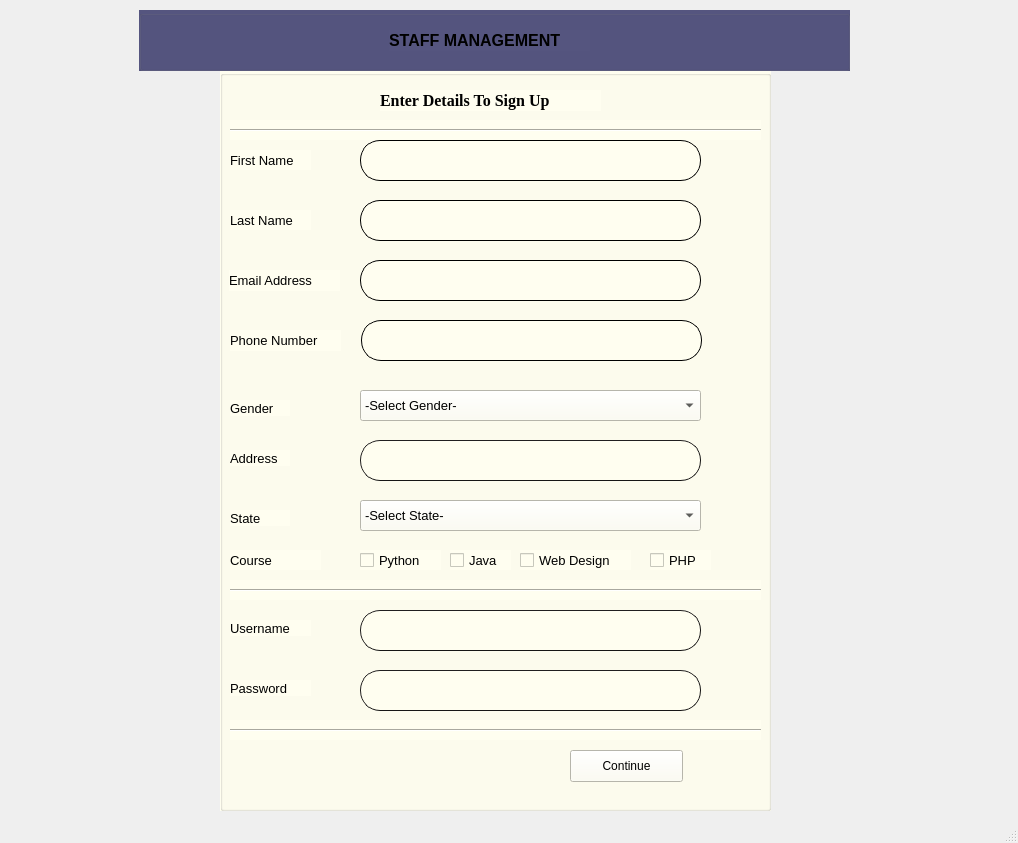
<?xml version="1.0" encoding="UTF-8"?>
<ui version="4.0">
 <class>MainWindow</class>
 <widget class="QMainWindow" name="MainWindow">
  <property name="geometry">
   <rect>
    <x>0</x>
    <y>0</y>
    <width>1018</width>
    <height>843</height>
   </rect>
  </property>
  <property name="windowTitle">
   <string>MainWindow</string>
  </property>
  <widget class="QWidget" name="centralwidget">
   <widget class="QGroupBox" name="groupBox">
    <property name="geometry">
     <rect>
      <x>220</x>
      <y>70</y>
      <width>551</width>
      <height>741</height>
     </rect>
    </property>
    <property name="styleSheet">
     <string notr="true">background-color: rgb(255, 254, 240);</string>
    </property>
    <property name="title">
     <string/>
    </property>
    <widget class="QLabel" name="label">
     <property name="geometry">
      <rect>
       <x>10</x>
       <y>80</y>
       <width>81</width>
       <height>20</height>
      </rect>
     </property>
     <property name="font">
      <font>
       <pointsize>10</pointsize>
      </font>
     </property>
     <property name="text">
      <string>First Name</string>
     </property>
    </widget>
    <widget class="QLineEdit" name="fname_signup">
     <property name="geometry">
      <rect>
       <x>140</x>
       <y>70</y>
       <width>341</width>
       <height>41</height>
      </rect>
     </property>
     <property name="font">
      <font>
       <pointsize>10</pointsize>
      </font>
     </property>
     <property name="styleSheet">
      <string notr="true">border-radius:20px;
border-style:outset;
border-width:1px;
border-colour:black;</string>
     </property>
    </widget>
    <widget class="QLineEdit" name="lname_signup">
     <property name="geometry">
      <rect>
       <x>140</x>
       <y>130</y>
       <width>341</width>
       <height>41</height>
      </rect>
     </property>
     <property name="font">
      <font>
       <pointsize>10</pointsize>
      </font>
     </property>
     <property name="styleSheet">
      <string notr="true">border-radius:20px;
border-style:outset;
border-width:1px;
border-colour:black;</string>
     </property>
    </widget>
    <widget class="QLineEdit" name="email_signup">
     <property name="geometry">
      <rect>
       <x>140</x>
       <y>190</y>
       <width>341</width>
       <height>41</height>
      </rect>
     </property>
     <property name="font">
      <font>
       <pointsize>10</pointsize>
      </font>
     </property>
     <property name="styleSheet">
      <string notr="true">border-radius:20px;
border-style:outset;
border-width:1px;
border-colour:black;</string>
     </property>
    </widget>
    <widget class="QLineEdit" name="address_signup">
     <property name="geometry">
      <rect>
       <x>140</x>
       <y>370</y>
       <width>341</width>
       <height>41</height>
      </rect>
     </property>
     <property name="font">
      <font>
       <pointsize>10</pointsize>
      </font>
     </property>
     <property name="toolTipDuration">
      <number>-1</number>
     </property>
     <property name="styleSheet">
      <string notr="true">border-radius:20px;
border-style:outset;
border-width:1px;
border-color: rgb(22, 21, 21);</string>
     </property>
    </widget>
    <widget class="QLabel" name="label_2">
     <property name="geometry">
      <rect>
       <x>10</x>
       <y>140</y>
       <width>81</width>
       <height>20</height>
      </rect>
     </property>
     <property name="font">
      <font>
       <pointsize>10</pointsize>
      </font>
     </property>
     <property name="text">
      <string>Last Name</string>
     </property>
    </widget>
    <widget class="QLabel" name="label_3">
     <property name="geometry">
      <rect>
       <x>9</x>
       <y>200</y>
       <width>111</width>
       <height>21</height>
      </rect>
     </property>
     <property name="font">
      <font>
       <pointsize>10</pointsize>
      </font>
     </property>
     <property name="text">
      <string>Email Address</string>
     </property>
    </widget>
    <widget class="QLabel" name="label_4">
     <property name="geometry">
      <rect>
       <x>10</x>
       <y>330</y>
       <width>60</width>
       <height>16</height>
      </rect>
     </property>
     <property name="font">
      <font>
       <pointsize>10</pointsize>
      </font>
     </property>
     <property name="text">
      <string>Gender</string>
     </property>
    </widget>
    <widget class="QComboBox" name="gender_signup">
     <property name="geometry">
      <rect>
       <x>140</x>
       <y>320</y>
       <width>341</width>
       <height>31</height>
      </rect>
     </property>
     <property name="font">
      <font>
       <pointsize>10</pointsize>
      </font>
     </property>
     <item>
      <property name="text">
       <string>-Select Gender-</string>
      </property>
     </item>
     <item>
      <property name="text">
       <string>Male</string>
      </property>
     </item>
     <item>
      <property name="text">
       <string>Female</string>
      </property>
     </item>
    </widget>
    <widget class="QLabel" name="label_5">
     <property name="geometry">
      <rect>
       <x>10</x>
       <y>380</y>
       <width>60</width>
       <height>16</height>
      </rect>
     </property>
     <property name="font">
      <font>
       <pointsize>10</pointsize>
      </font>
     </property>
     <property name="text">
      <string>Address</string>
     </property>
    </widget>
    <widget class="QComboBox" name="state_signup">
     <property name="geometry">
      <rect>
       <x>140</x>
       <y>430</y>
       <width>341</width>
       <height>31</height>
      </rect>
     </property>
     <property name="font">
      <font>
       <pointsize>10</pointsize>
      </font>
     </property>
     <item>
      <property name="text">
       <string>-Select State-</string>
      </property>
     </item>
     <item>
      <property name="text">
       <string>oyo</string>
      </property>
     </item>
     <item>
      <property name="text">
       <string>akwa ibom</string>
      </property>
     </item>
     <item>
      <property name="text">
       <string>osun</string>
      </property>
     </item>
     <item>
      <property name="text">
       <string>fct</string>
      </property>
     </item>
     <item>
      <property name="text">
       <string>imo</string>
      </property>
     </item>
     <item>
      <property name="text">
       <string>kogi</string>
      </property>
     </item>
     <item>
      <property name="text">
       <string>rivers</string>
      </property>
     </item>
     <item>
      <property name="text">
       <string>jos</string>
      </property>
     </item>
     <item>
      <property name="text">
       <string>lagos</string>
      </property>
     </item>
     <item>
      <property name="text">
       <string>gombe</string>
      </property>
     </item>
     <item>
      <property name="text">
       <string>kwara</string>
      </property>
     </item>
     <item>
      <property name="text">
       <string>enugu</string>
      </property>
     </item>
     <item>
      <property name="text">
       <string>cross-rivers</string>
      </property>
     </item>
     <item>
      <property name="text">
       <string>kano</string>
      </property>
     </item>
    </widget>
    <widget class="QLabel" name="label_6">
     <property name="geometry">
      <rect>
       <x>10</x>
       <y>440</y>
       <width>60</width>
       <height>16</height>
      </rect>
     </property>
     <property name="font">
      <font>
       <pointsize>10</pointsize>
      </font>
     </property>
     <property name="text">
      <string>State</string>
     </property>
    </widget>
    <widget class="QLabel" name="label_7">
     <property name="geometry">
      <rect>
       <x>10</x>
       <y>480</y>
       <width>91</width>
       <height>20</height>
      </rect>
     </property>
     <property name="font">
      <font>
       <pointsize>10</pointsize>
      </font>
     </property>
     <property name="text">
      <string>Course</string>
     </property>
    </widget>
    <widget class="QCheckBox" name="python_signup">
     <property name="geometry">
      <rect>
       <x>140</x>
       <y>480</y>
       <width>81</width>
       <height>20</height>
      </rect>
     </property>
     <property name="font">
      <font>
       <pointsize>10</pointsize>
      </font>
     </property>
     <property name="text">
      <string>Python</string>
     </property>
    </widget>
    <widget class="QPushButton" name="signup">
     <property name="geometry">
      <rect>
       <x>350</x>
       <y>680</y>
       <width>113</width>
       <height>32</height>
      </rect>
     </property>
     <property name="text">
      <string>Continue</string>
     </property>
    </widget>
    <widget class="QCheckBox" name="java_signup">
     <property name="geometry">
      <rect>
       <x>230</x>
       <y>480</y>
       <width>61</width>
       <height>20</height>
      </rect>
     </property>
     <property name="font">
      <font>
       <pointsize>10</pointsize>
      </font>
     </property>
     <property name="text">
      <string>Java</string>
     </property>
    </widget>
    <widget class="QCheckBox" name="web_design_signup">
     <property name="geometry">
      <rect>
       <x>300</x>
       <y>480</y>
       <width>111</width>
       <height>20</height>
      </rect>
     </property>
     <property name="font">
      <font>
       <pointsize>10</pointsize>
      </font>
     </property>
     <property name="text">
      <string>Web Design</string>
     </property>
    </widget>
    <widget class="QLabel" name="label_8">
     <property name="geometry">
      <rect>
       <x>160</x>
       <y>20</y>
       <width>221</width>
       <height>21</height>
      </rect>
     </property>
     <property name="font">
      <font>
       <family>Times New Roman</family>
       <pointsize>12</pointsize>
       <weight>75</weight>
       <bold>true</bold>
      </font>
     </property>
     <property name="text">
      <string>Enter Details To Sign Up</string>
     </property>
    </widget>
    <widget class="Line" name="line">
     <property name="geometry">
      <rect>
       <x>10</x>
       <y>50</y>
       <width>531</width>
       <height>20</height>
      </rect>
     </property>
     <property name="orientation">
      <enum>Qt::Horizontal</enum>
     </property>
    </widget>
    <widget class="Line" name="line_2">
     <property name="geometry">
      <rect>
       <x>10</x>
       <y>650</y>
       <width>531</width>
       <height>20</height>
      </rect>
     </property>
     <property name="orientation">
      <enum>Qt::Horizontal</enum>
     </property>
    </widget>
    <widget class="QLabel" name="label_10">
     <property name="geometry">
      <rect>
       <x>10</x>
       <y>550</y>
       <width>81</width>
       <height>16</height>
      </rect>
     </property>
     <property name="font">
      <font>
       <pointsize>10</pointsize>
      </font>
     </property>
     <property name="text">
      <string>Username</string>
     </property>
    </widget>
    <widget class="QLineEdit" name="username_signup">
     <property name="geometry">
      <rect>
       <x>140</x>
       <y>540</y>
       <width>341</width>
       <height>41</height>
      </rect>
     </property>
     <property name="font">
      <font>
       <pointsize>10</pointsize>
      </font>
     </property>
     <property name="toolTipDuration">
      <number>-1</number>
     </property>
     <property name="styleSheet">
      <string notr="true">border-radius:20px;
border-style:outset;
border-width:1px;
border-color: rgb(22, 21, 21);</string>
     </property>
    </widget>
    <widget class="QLabel" name="label_11">
     <property name="geometry">
      <rect>
       <x>10</x>
       <y>610</y>
       <width>81</width>
       <height>16</height>
      </rect>
     </property>
     <property name="font">
      <font>
       <pointsize>10</pointsize>
      </font>
     </property>
     <property name="text">
      <string>Password</string>
     </property>
    </widget>
    <widget class="QLineEdit" name="password_signup">
     <property name="geometry">
      <rect>
       <x>140</x>
       <y>600</y>
       <width>341</width>
       <height>41</height>
      </rect>
     </property>
     <property name="font">
      <font>
       <pointsize>10</pointsize>
      </font>
     </property>
     <property name="toolTipDuration">
      <number>-1</number>
     </property>
     <property name="styleSheet">
      <string notr="true">border-radius:20px;
border-style:outset;
border-width:1px;
border-color: rgb(22, 21, 21);</string>
     </property>
    </widget>
    <widget class="Line" name="line_3">
     <property name="geometry">
      <rect>
       <x>10</x>
       <y>510</y>
       <width>531</width>
       <height>20</height>
      </rect>
     </property>
     <property name="orientation">
      <enum>Qt::Horizontal</enum>
     </property>
    </widget>
    <widget class="QCheckBox" name="php_signup">
     <property name="geometry">
      <rect>
       <x>430</x>
       <y>480</y>
       <width>61</width>
       <height>20</height>
      </rect>
     </property>
     <property name="font">
      <font>
       <pointsize>10</pointsize>
      </font>
     </property>
     <property name="text">
      <string>PHP</string>
     </property>
    </widget>
    <widget class="QLineEdit" name="phone_signup">
     <property name="geometry">
      <rect>
       <x>141</x>
       <y>250</y>
       <width>341</width>
       <height>41</height>
      </rect>
     </property>
     <property name="font">
      <font>
       <pointsize>10</pointsize>
      </font>
     </property>
     <property name="styleSheet">
      <string notr="true">border-radius:20px;
border-style:outset;
border-width:1px;
border-colour:black;</string>
     </property>
    </widget>
    <widget class="QLabel" name="label_12">
     <property name="geometry">
      <rect>
       <x>10</x>
       <y>260</y>
       <width>111</width>
       <height>21</height>
      </rect>
     </property>
     <property name="font">
      <font>
       <pointsize>10</pointsize>
      </font>
     </property>
     <property name="text">
      <string>Phone Number</string>
     </property>
    </widget>
   </widget>
   <widget class="QGroupBox" name="groupBox_3">
    <property name="geometry">
     <rect>
      <x>139</x>
      <y>10</y>
      <width>711</width>
      <height>61</height>
     </rect>
    </property>
    <property name="styleSheet">
     <string notr="true">background-color: rgb(85, 85, 127);</string>
    </property>
    <property name="title">
     <string/>
    </property>
    <widget class="QLabel" name="label_9">
     <property name="geometry">
      <rect>
       <x>250</x>
       <y>20</y>
       <width>201</width>
       <height>21</height>
      </rect>
     </property>
     <property name="font">
      <font>
       <family>Yu Gothic UI</family>
       <pointsize>12</pointsize>
       <weight>75</weight>
       <bold>true</bold>
      </font>
     </property>
     <property name="text">
      <string>STAFF MANAGEMENT</string>
     </property>
    </widget>
   </widget>
   <widget class="QPushButton" name="back_signup">
    <property name="geometry">
     <rect>
      <x>130</x>
      <y>80</y>
      <width>91</width>
      <height>61</height>
     </rect>
    </property>
    <property name="styleSheet">
     <string notr="true">border:none;</string>
    </property>
    <property name="text">
     <string/>
    </property>
    <property name="icon">
     <iconset>
      <normaloff>../../Documents/Project Icons/circled_left_120px.png</normaloff>../../Documents/Project Icons/circled_left_120px.png</iconset>
    </property>
    <property name="iconSize">
     <size>
      <width>75</width>
      <height>75</height>
     </size>
    </property>
   </widget>
  </widget>
  <widget class="QMenuBar" name="menubar">
   <property name="geometry">
    <rect>
     <x>0</x>
     <y>0</y>
     <width>1018</width>
     <height>26</height>
    </rect>
   </property>
  </widget>
  <widget class="QStatusBar" name="statusbar"/>
 </widget>
 <resources/>
 <connections/>
</ui>
